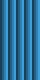

The image is a tile-based game level rendered from a .tmx file. Its description and source (layers, tilesets, objects; grid data summarised) follow:
An orthogonal 5x10 tile map with 8x8 px tiles, 54 tile layers (frame00, frame00_pal, frame01, frame01_pal, ...), 2 tilesets.

<map version="1.10" tiledversion="1.10.2" orientation="orthogonal" renderorder="right-down" width="5" height="10" tilewidth="8" tileheight="8" infinite="0" nextlayerid="55" nextobjectid="1">
 <tileset firstgid="1" name="tiles" tilewidth="8" tileheight="8" tilecount="768" columns="16">
  <image source="suezo.png" width="128" height="384" />
 </tileset>
 <tileset firstgid="769" name="palettes" tilewidth="8" tileheight="8" tilecount="8" columns="8">
  <image source="../screen/palettes.png" width="64" height="8" />
 </tileset>
 <layer id="1" name="frame00" width="5" height="10">
  <data>[50 cells, 24 non-empty, 2 distinct tile ids]</data>
 </layer>
 <layer id="2" name="frame00_pal" width="5" height="10">
  <data>[50 cells, 24 non-empty, 1 distinct tile ids]</data>
 </layer>
 <layer id="3" name="frame01" width="5" height="10">
  <data>[50 cells, 24 non-empty, 6 distinct tile ids]</data>
 </layer>
 <layer id="4" name="frame01_pal" width="5" height="10">
  <data>[50 cells, 24 non-empty, 1 distinct tile ids]</data>
 </layer>
 <layer id="5" name="frame02" width="5" height="10">
  <data>[50 cells, 24 non-empty, 9 distinct tile ids]</data>
 </layer>
 <layer id="6" name="frame02_pal" width="5" height="10">
  <data>[50 cells, 24 non-empty, 1 distinct tile ids]</data>
 </layer>
 <layer id="7" name="frame03" width="5" height="10">
  <data>[50 cells, 24 non-empty, 12 distinct tile ids]</data>
 </layer>
 <layer id="8" name="frame03_pal" width="5" height="10">
  <data>[50 cells, 24 non-empty, 1 distinct tile ids]</data>
 </layer>
 <layer id="9" name="frame04" width="5" height="10">
  <data>[50 cells, 24 non-empty, 12 distinct tile ids]</data>
 </layer>
 <layer id="10" name="frame04_pal" width="5" height="10">
  <data>[50 cells, 24 non-empty, 1 distinct tile ids]</data>
 </layer>
 <layer id="11" name="frame05" width="5" height="10">
  <data>[50 cells, 24 non-empty, 14 distinct tile ids]</data>
 </layer>
 <layer id="12" name="frame05_pal" width="5" height="10">
  <data>[50 cells, 24 non-empty, 1 distinct tile ids]</data>
 </layer>
 <layer id="13" name="frame06" width="5" height="10">
  <data>[50 cells, 24 non-empty, 14 distinct tile ids]</data>
 </layer>
 <layer id="14" name="frame06_pal" width="5" height="10">
  <data>[50 cells, 24 non-empty, 1 distinct tile ids]</data>
 </layer>
 <layer id="15" name="frame07" width="5" height="10">
  <data>[50 cells, 50 non-empty, 4 distinct tile ids]</data>
 </layer>
 <layer id="16" name="frame07_pal" width="5" height="10">
  <data>[50 cells, 50 non-empty, 1 distinct tile ids]</data>
 </layer>
 <layer id="17" name="frame08" width="5" height="10">
  <data>[50 cells, 50 non-empty, 9 distinct tile ids]</data>
 </layer>
 <layer id="18" name="frame08_pal" width="5" height="10">
  <data>[50 cells, 50 non-empty, 1 distinct tile ids]</data>
 </layer>
 <layer id="19" name="frame09" width="5" height="10">
  <data>[50 cells, 50 non-empty, 15 distinct tile ids]</data>
 </layer>
 <layer id="20" name="frame09_pal" width="5" height="10">
  <data>[50 cells, 50 non-empty, 1 distinct tile ids]</data>
 </layer>
 <layer id="21" name="frame10" width="5" height="10">
  <data>[50 cells, 50 non-empty, 17 distinct tile ids]</data>
 </layer>
 <layer id="22" name="frame10_pal" width="5" height="10">
  <data>[50 cells, 50 non-empty, 1 distinct tile ids]</data>
 </layer>
 <layer id="23" name="frame11" width="5" height="10">
  <data>[50 cells, 50 non-empty, 19 distinct tile ids]</data>
 </layer>
 <layer id="24" name="frame11_pal" width="5" height="10">
  <data>[50 cells, 50 non-empty, 1 distinct tile ids]</data>
 </layer>
 <layer id="25" name="frame12" width="5" height="10">
  <data>[50 cells, 50 non-empty, 23 distinct tile ids]</data>
 </layer>
 <layer id="26" name="frame12_pal" width="5" height="10">
  <data>[50 cells, 50 non-empty, 1 distinct tile ids]</data>
 </layer>
 <layer id="27" name="frame13" width="5" height="10">
  <data>[50 cells, 50 non-empty, 31 distinct tile ids]</data>
 </layer>
 <layer id="28" name="frame13_pal" width="5" height="10">
  <data>[50 cells, 50 non-empty, 1 distinct tile ids]</data>
 </layer>
 <layer id="29" name="frame14" width="5" height="10">
  <data>[50 cells, 16 non-empty, 3 distinct tile ids]</data>
 </layer>
 <layer id="30" name="frame14_pal" width="5" height="10">
  <data>[50 cells, 16 non-empty, 1 distinct tile ids]</data>
 </layer>
 <layer id="31" name="frame15" width="5" height="10">
  <data>[50 cells, 16 non-empty, 3 distinct tile ids]</data>
 </layer>
 <layer id="32" name="frame15_pal" width="5" height="10">
  <data>[50 cells, 16 non-empty, 1 distinct tile ids]</data>
 </layer>
 <layer id="33" name="frame16" width="5" height="10">
  <data>[50 cells, 16 non-empty, 16 distinct tile ids]</data>
 </layer>
 <layer id="34" name="frame16_pal" width="5" height="10">
  <data>[50 cells, 16 non-empty, 1 distinct tile ids]</data>
 </layer>
 <layer id="35" name="frame17" width="5" height="10">
  <data>[50 cells, 16 non-empty, 16 distinct tile ids]</data>
 </layer>
 <layer id="36" name="frame17_pal" width="5" height="10">
  <data>[50 cells, 16 non-empty, 1 distinct tile ids]</data>
 </layer>
 <layer id="37" name="frame18" width="5" height="10">
  <data>[50 cells, 16 non-empty, 16 distinct tile ids]</data>
 </layer>
 <layer id="38" name="frame18_pal" width="5" height="10">
  <data>[50 cells, 16 non-empty, 1 distinct tile ids]</data>
 </layer>
 <layer id="39" name="frame19" width="5" height="10">
  <data>[50 cells, 16 non-empty, 16 distinct tile ids]</data>
 </layer>
 <layer id="40" name="frame19_pal" width="5" height="10">
  <data>[50 cells, 16 non-empty, 1 distinct tile ids]</data>
 </layer>
 <layer id="41" name="frame20" width="5" height="10">
  <data>[50 cells, 32 non-empty, 9 distinct tile ids]</data>
 </layer>
 <layer id="42" name="frame20_pal" width="5" height="10">
  <data>[50 cells, 32 non-empty, 1 distinct tile ids]</data>
 </layer>
 <layer id="43" name="frame21" width="5" height="10">
  <data>[50 cells, 32 non-empty, 17 distinct tile ids]</data>
 </layer>
 <layer id="44" name="frame21_pal" width="5" height="10">
  <data>[50 cells, 32 non-empty, 1 distinct tile ids]</data>
 </layer>
 <layer id="45" name="frame22" width="5" height="10">
  <data>[50 cells, 32 non-empty, 25 distinct tile ids]</data>
 </layer>
 <layer id="46" name="frame22_pal" width="5" height="10">
  <data>[50 cells, 32 non-empty, 1 distinct tile ids]</data>
 </layer>
 <layer id="47" name="frame23" width="5" height="10">
  <data>[50 cells, 32 non-empty, 32 distinct tile ids]</data>
 </layer>
 <layer id="48" name="frame23_pal" width="5" height="10">
  <data>[50 cells, 32 non-empty, 1 distinct tile ids]</data>
 </layer>
 <layer id="49" name="frame24" width="5" height="10">
  <data>[50 cells, 32 non-empty, 32 distinct tile ids]</data>
 </layer>
 <layer id="50" name="frame24_pal" width="5" height="10">
  <data>[50 cells, 32 non-empty, 1 distinct tile ids]</data>
 </layer>
 <layer id="51" name="frame25" width="5" height="10">
  <data>[50 cells, 32 non-empty, 32 distinct tile ids]</data>
 </layer>
 <layer id="52" name="frame25_pal" width="5" height="10">
  <data>[50 cells, 32 non-empty, 1 distinct tile ids]</data>
 </layer>
 <layer id="53" name="frame26" width="5" height="10">
  <data>[50 cells, 32 non-empty, 32 distinct tile ids]</data>
 </layer>
 <layer id="54" name="frame26_pal" width="5" height="10">
  <data>[50 cells, 32 non-empty, 1 distinct tile ids]</data>
 </layer>
</map>
